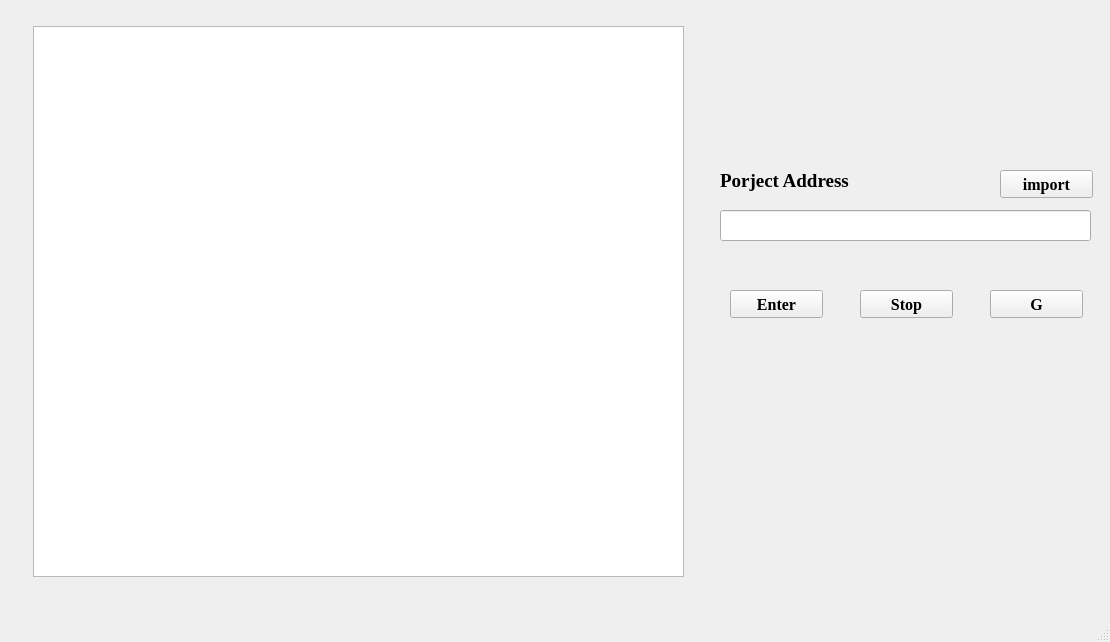
<?xml version="1.0" encoding="UTF-8"?>
<ui version="4.0">
 <class>MainWindow</class>
 <widget class="QMainWindow" name="MainWindow">
  <property name="geometry">
   <rect>
    <x>0</x>
    <y>0</y>
    <width>1110</width>
    <height>642</height>
   </rect>
  </property>
  <property name="windowTitle">
   <string>MainWindow</string>
  </property>
  <widget class="QWidget" name="centralwidget">
   <widget class="QTextEdit" name="textEdit">
    <property name="geometry">
     <rect>
      <x>33</x>
      <y>26</y>
      <width>651</width>
      <height>551</height>
     </rect>
    </property>
   </widget>
   <widget class="QLineEdit" name="lineEdit">
    <property name="geometry">
     <rect>
      <x>720</x>
      <y>210</y>
      <width>371</width>
      <height>31</height>
     </rect>
    </property>
   </widget>
   <widget class="QLabel" name="label">
    <property name="geometry">
     <rect>
      <x>720</x>
      <y>160</y>
      <width>171</width>
      <height>41</height>
     </rect>
    </property>
    <property name="font">
     <font>
      <family>Times New Roman</family>
      <pointsize>14</pointsize>
      <weight>75</weight>
      <bold>true</bold>
     </font>
    </property>
    <property name="text">
     <string>Porject Address</string>
    </property>
   </widget>
   <widget class="QPushButton" name="pushButton">
    <property name="geometry">
     <rect>
      <x>1000</x>
      <y>170</y>
      <width>93</width>
      <height>28</height>
     </rect>
    </property>
    <property name="font">
     <font>
      <family>Times New Roman</family>
      <pointsize>12</pointsize>
      <weight>75</weight>
      <bold>true</bold>
     </font>
    </property>
    <property name="text">
     <string>import</string>
    </property>
   </widget>
   <widget class="QPushButton" name="pushButton_2">
    <property name="geometry">
     <rect>
      <x>730</x>
      <y>290</y>
      <width>93</width>
      <height>28</height>
     </rect>
    </property>
    <property name="font">
     <font>
      <family>Times New Roman</family>
      <pointsize>12</pointsize>
      <weight>75</weight>
      <bold>true</bold>
     </font>
    </property>
    <property name="text">
     <string>Enter</string>
    </property>
   </widget>
   <widget class="QPushButton" name="pushButton_3">
    <property name="geometry">
     <rect>
      <x>990</x>
      <y>290</y>
      <width>93</width>
      <height>28</height>
     </rect>
    </property>
    <property name="font">
     <font>
      <family>Times New Roman</family>
      <pointsize>12</pointsize>
      <weight>75</weight>
      <bold>true</bold>
     </font>
    </property>
    <property name="text">
     <string>G</string>
    </property>
   </widget>
   <widget class="QPushButton" name="pushButton_4">
    <property name="geometry">
     <rect>
      <x>860</x>
      <y>290</y>
      <width>93</width>
      <height>28</height>
     </rect>
    </property>
    <property name="font">
     <font>
      <family>Times New Roman</family>
      <pointsize>12</pointsize>
      <weight>75</weight>
      <bold>true</bold>
     </font>
    </property>
    <property name="text">
     <string>Stop</string>
    </property>
   </widget>
  </widget>
  <widget class="QMenuBar" name="menubar">
   <property name="geometry">
    <rect>
     <x>0</x>
     <y>0</y>
     <width>1110</width>
     <height>25</height>
    </rect>
   </property>
  </widget>
  <widget class="QStatusBar" name="statusbar"/>
 </widget>
 <resources/>
 <connections/>
</ui>
